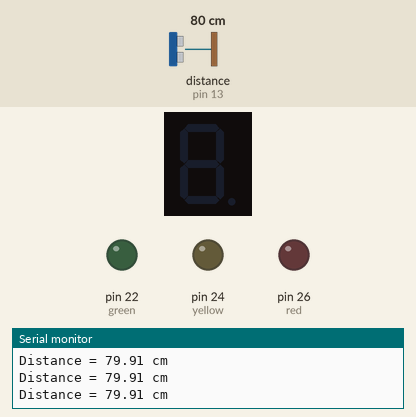
Recording of a sketch running on a simulated Arduino Mega 2560, built with avr-gcc and run on an emulated ATmega2560. Parts: 1-digit seven-segment display, output pins drawn as LEDs (lit = HIGH), the last lines printed to the serial monitor. Wiring (inferred from the names in the program): ultrasonic range finder: trigger pin 10; echo pin 13; 1-digit 7-segment display, segments lit when HIGH: segments pin 2, pin 3, pin 4, pin 5, pin 6, pin 8, pin 9. Inputs (shaded band) come from the test bench; at power-on: distance to the obstacle (sensor on pin 13) 80 cm. The echo pulse lasts 58.3 µs per cm; the segment pins are drawn as the display they are named for; pins used as bus, display or sensor lines are not drawn.

Above: at 1.3 s.
1.4 s: distance to the obstacle (sensor on pin 13) set to 54 cm
3.2 s: distance to the obstacle (sensor on pin 13) set to 48 cm
At 4.7 s:
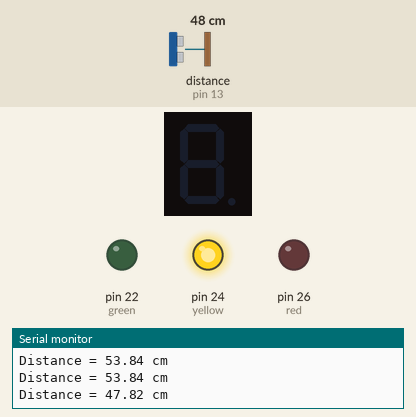
At 8.2 s:
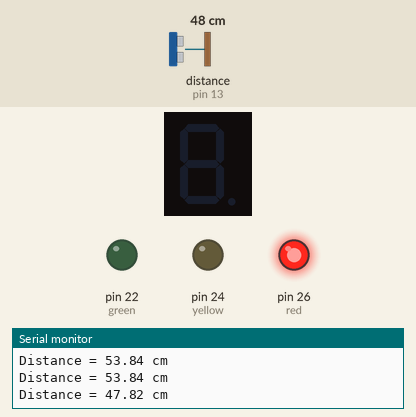
Timing chart, 0 to 13.5 s (numbered marks = the images above; inputs shaded):
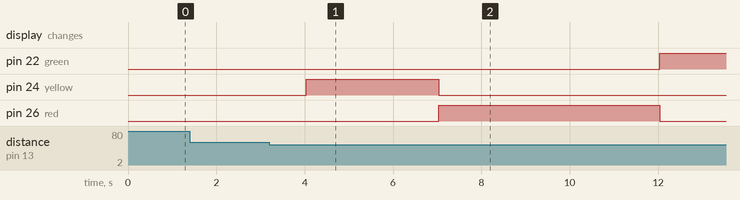

The sketch:

TrafficLight.ino
```cpp
#define trigPin 10
#define echoPin 13
int red = 26;
int yellow = 24;
int green = 22;
int a = 2;  //For displaying segment "a"
int b = 3;  //For displaying segment "b"
int c = 4;  //For displaying segment "c"
int d = 5;  //For displaying segment "d"
int e = 6;  //For displaying segment "e"
int f = 8;  //For displaying segment "f"
int g = 9;  //For displaying segment "g"

void setup() {
  Serial.begin (9600);
  pinMode(red, OUTPUT);
  pinMode(yellow, OUTPUT);
  pinMode(green, OUTPUT);
  pinMode(a, OUTPUT);  //A
  pinMode(b, OUTPUT);  //B
  pinMode(c, OUTPUT);  //C
  pinMode(d, OUTPUT);  //D
  pinMode(e, OUTPUT);  //E
  pinMode(f, OUTPUT);  //F
  pinMode(g, OUTPUT);  //G
  pinMode(trigPin, OUTPUT);
  pinMode(echoPin, INPUT);
}

void displayDigit(int digit)
{
 //Conditions for displaying segment a
 if(digit!=1 && digit != 4)
 digitalWrite(a,HIGH);

 //Conditions for displaying segment b
 if(digit != 5 && digit != 6)
 digitalWrite(b,HIGH);

 //Conditions for displaying segment c
 if(digit !=2)
 digitalWrite(c,HIGH);

 //Conditions for displaying segment d
 if(digit != 1 && digit !=4 && digit !=7)
 digitalWrite(d,HIGH);

 //Conditions for displaying segment e
 if(digit == 2 || digit ==6 || digit == 8 || digit==0)
 digitalWrite(e,HIGH);

 //Conditions for displaying segment f
 if(digit != 1 && digit !=2 && digit!=3 && digit !=7)
 digitalWrite(f,HIGH);
 if (digit!=0 && digit!=1 && digit !=7)
 digitalWrite(g,HIGH);

}
void turnOff()
{
  digitalWrite(a,LOW);
  digitalWrite(b,LOW);
  digitalWrite(c,LOW);
  digitalWrite(d,LOW);
  digitalWrite(e,LOW);
  digitalWrite(f,LOW);
  digitalWrite(g,LOW);
}

void loop(){
    float duration, distance;
    digitalWrite(trigPin, LOW);
    delayMicroseconds(2);

    digitalWrite(trigPin, HIGH);
    delayMicroseconds(10);
    digitalWrite(trigPin, LOW);

    duration = pulseIn(echoPin, HIGH);
    distance = (duration / 2) * 0.0344;
    if (distance >= 400 || distance <= 2){
      Serial.print("Distance = ");
      Serial.println("Out of range");
    }
    else {
      Serial.print("Distance = ");
      Serial.print(distance);
      Serial.println(" cm");
    }
    delay(500);
    if (distance < 50){
      changeLights();
      delay(3000);
      for(int i=9;i>=0;i--){
        displayDigit(i);
        delay(1000);
        turnOff();
        }
      }
      digitalWrite(green, LOW);
    }

void changeLights(){
    // green off, yellow on for 3 seconds
    digitalWrite(green, LOW);
    digitalWrite(yellow, HIGH);
    delay(3000);

    // turn off yellow, then turn red on for 5 seconds
    digitalWrite(yellow, LOW);
    digitalWrite(red, HIGH);
    delay(5000);

    // turn off red and yellow, then turn on green
    digitalWrite(yellow, LOW);
    digitalWrite(red, LOW);
    digitalWrite(green, HIGH);
}
```

Measured:
- the behaviour switches between 51 and 50 cm on distance to the obstacle (sensor on pin 13) (found by bisection; images 0 and 1)
- after the input at 3.2 s, pin 22 (green): LOW → HIGH after 8.8 s; pin 24 (yellow): LOW → HIGH after 0.84 s, → LOW 3.0 s later; pin 26 (red): LOW → HIGH after 3.8 s, → LOW 5.0 s later
